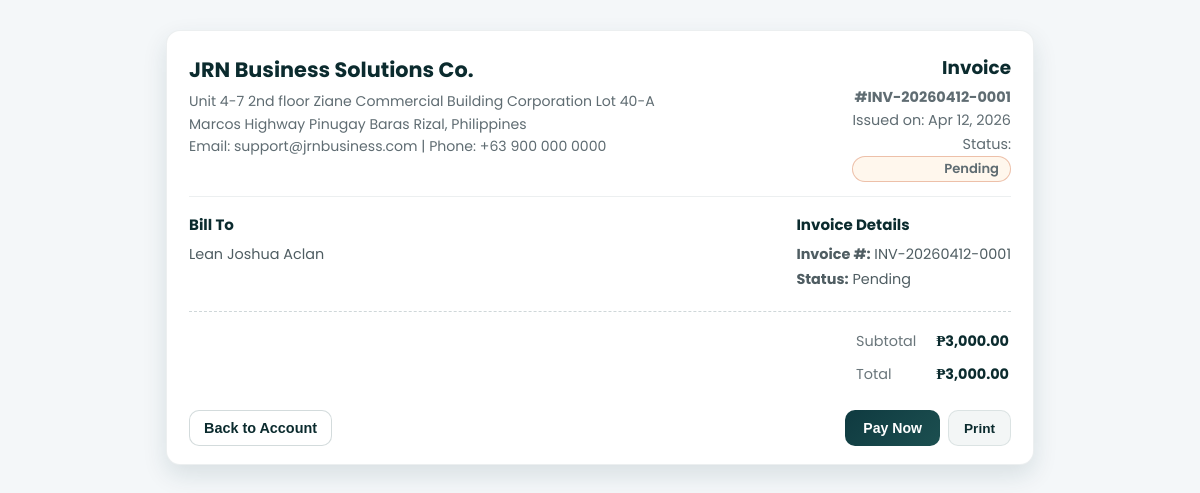
The page /invoice_view.php?id=9 (signed in) on the database its author committed.
### tables this page shows
CREATE TABLE `billings` (
  `id` int(10) UNSIGNED NOT NULL,
  `invoice_number` varchar(50) NOT NULL,
  `client_name` varchar(150) NOT NULL,
  `total_amount` decimal(10,2) NOT NULL DEFAULT 0.00,
  `status` enum('unpaid','pending','paid','cancelled') NOT NULL DEFAULT 'unpaid',
  `created_at` datetime NOT NULL DEFAULT current_timestamp(),
  `updated_at` datetime DEFAULT NULL ON UPDATE current_timestamp(),
  `service_name` varchar(255) NOT NULL,
  `base_fee` decimal(10,2) NOT NULL DEFAULT 0.00,
  `processing_fee` decimal(10,2) NOT NULL DEFAULT 0.00,
  `other_fees` decimal(10,2) NOT NULL DEFAULT 0.00,
  `discount` decimal(10,2) NOT NULL DEFAULT 0.00
);

### invoice_view.php (the view, shortened to what this page needs)
<?php
require_once 'connection/dbconn.php';
$invoice_id = (int)$_GET['id'];
$stmt = $conn->prepare("
    SELECT id, invoice_number, client_name, total_amount, status, created_at
    FROM billings
    WHERE id = ?
");
$stmt->bind_param("i", $invoice_id);
$stmt->execute();
$invoice = $stmt->get_result()->fetch_assoc();
$company_name    = 'JRN Business Solutions Co.';
$company_address = "Unit 4-7 2nd floor Ziane Commercial Building Corporation Lot 40-A\nMarcos Highway Pinugay Baras Rizal, Philippines";
$company_email   = 'support@jrnbusiness.com';
$company_phone   = '+63 900 000 0000';
$statusClass = 'status-pill ';
if ($invoice['status'] === 'paid') {
    $statusClass .= 'status-paid';
} elseif (in_array($invoice['status'], ['unpaid', 'pending'])) {
    $statusClass .= 'status-unpaid';
} elseif ($invoice['status'] === 'cancelled') {
    $statusClass .= 'status-cancelled';
} else {
    $statusClass .= 'status-other';
}
$statusLabel = ucfirst($invoice['status']);
?>
<!DOCTYPE html>
<html lang="en">
<head>
    <link rel="stylesheet" href="assets/css/global.css">
    <link rel="stylesheet" href="assets/css/account-page.css">
</head>
<body>
    <div class="invoice-page">
        <div class="invoice-card">
            <div class="invoice-header">
                <div class="invoice-brand">
                    <h1><?= htmlspecialchars($company_name); ?></h1>
                    <p><?= htmlspecialchars($company_address); ?></p>
                    <p>Email: <?= htmlspecialchars($company_email); ?> | Phone: <?= htmlspecialchars($company_phone); ?></p>
                </div>
                <div class="invoice-meta">
                    <h2>Invoice</h2>
                    <span><strong>#<?= htmlspecialchars($invoice['invoice_number']); ?></strong></span>
                    <span>Issued on: <?= $invoice['created_at'] ? date('M j, Y', strtotime($invoice['created_at'])) : '—'; ?></span>
                    <span>Status:
                        <span class="<?= $statusClass; ?>">
                            <?= htmlspecialchars($statusLabel); ?>
                        </span>
                    </span>
                </div>
            </div>
            <div class="invoice-section">
                <div>
                    <h3>Bill To</h3>
                    <p><?= htmlspecialchars($invoice['client_name']); ?></p>
                </div>
                <div>
                    <h3>Invoice Details</h3>
                    <p><strong>Invoice #:</strong> <?= htmlspecialchars($invoice['invoice_number']); ?></p>
                    <p><strong>Status:</strong> <?= htmlspecialchars($statusLabel); ?></p>
                </div>
            </div>
            <div class="invoice-summary">
                <table class="invoice-summary-table">
                    <tr>
                        <td class="label">Subtotal</td>
                        <td class="value">₱<?= number_format((float)$invoice['total_amount'], 2); ?></td>
                    </tr>
                    <tr>
                        <td class="label">Total</td>
                        <td class="value">₱<?= number_format((float)$invoice['total_amount'], 2); ?></td>
                    </tr>
                </table>
            </div>
            <div class="invoice-actions">
                <button type="button" class="btn-outline" onclick="window.location.href='account_page.php#billing';">
                    Back to Account
                </button>
                <div style="display:flex;gap:8px;">
                    <?php if (in_array($invoice['status'], ['unpaid', 'pending'])): ?>
                        <button type="button" class="btn-primary"
                            onclick="window.location.href='create_checkout.php?invoice_id=<?= (int)$invoice['id']; ?>';">
                            Pay Now
                        </button>
                    <?php endif; ?>
                    <button type="button" class="btn-light" onclick="window.print();">
                        Print
                    </button>
                </div>
            </div>
        </div>
    </div>
</body>
</html>

### assets/css/global.css (style rules this page uses)
:root { --primary: #0F3A40; --primary-dark: #0B2B2E; --secondary: #1C4F50; --accent: #D9FF00; --background-light: #F9F7F7; --background-alt: #E6F7F5; --text-dark: #0F2B2E; --text-light: #FFFFFF; }
* { margin: 0; padding: 0; box-sizing: border-box; }
body { font-family: "Poppins"; line-height: 1.6; background-color: #F9F7F7; color: #fff; }
html { scrollbar-width: thin; scrollbar-color: #3F72AF #DBE2EF; }

### assets/css/account-page.css (style rules this page uses)
.status-pill { display: inline-flex; align-items: center; justify-content: center; padding: 3px 11px; border-radius: 999px; background: rgba(217,255,0,0.15); color: var(--accent); border: 1px solid rgba(217,255,0,0.4); font-weight: 600; font-size: 0.82rem; line-height: 1.4; }
.btn-light { padding: 9px 15px; background: #f3f6f6; color: var(--primary-dark); border-radius: 10px; font-weight: 600; font-size: 0.85rem; transition: all 0.2s ease; border: 1px solid rgba(15,58,64,0.10); cursor: pointer; display: inline-flex; align-items: center; gap: 6px; text-decoration: none; }
.btn-primary { padding: 10px 18px; background: linear-gradient(135deg, var(--primary) 0%, var(--secondary) 100%); color: var(--text-light); border-radius: 10px; font-weight: 700; font-size: 0.88rem; border: none; cursor: pointer; transition: all 0.2s ease; display: inline-flex; align-items: center; gap: 6px; }
.status-unpaid { background: #fff7ed; color: #c2410c; border-color: rgba(194,65,12,0.30); }

### invoice_view.php (style rules this page uses)
body { background: #f4f7f9; }
.invoice-page { max-width: 900px; margin: 30px auto 40px; padding: 0 16px; }
.invoice-card { background: #ffffff; border-radius: 14px; box-shadow: 0 10px 24px rgba(15, 58, 64, 0.12); border: 1px solid rgba(15, 58, 64, 0.08); padding: 22px 22px 18px; }
.invoice-header { display: flex; justify-content: space-between; align-items: flex-start; gap: 18px; border-bottom: 1px solid rgba(15, 58, 64, 0.08); padding-bottom: 14px; margin-bottom: 16px; }
.invoice-brand h1 { margin: 0 0 4px; font-size: 1.3rem; color: var(--primary-dark); }
.invoice-brand p { margin: 0; font-size: 0.88rem; white-space: pre-line; color: #5f6c72; }
.invoice-meta { text-align: right; font-size: 0.9rem; }
.invoice-meta h2 { margin: 0 0 4px; font-size: 1.15rem; color: var(--primary-dark); }
.invoice-meta span { display: block; color: #5f6c72; }
.invoice-section { display: flex; justify-content: space-between; gap: 18px; margin-bottom: 18px; font-size: 0.9rem; }
.invoice-section h3 { margin: 0 0 6px; font-size: 0.94rem; color: var(--primary-dark); }
.invoice-section p { margin: 2px 0; color: #4f5d62; }
.invoice-summary { margin-top: 10px; border-top: 1px dashed rgba(15, 58, 64, 0.2); padding-top: 12px; display: flex; justify-content: flex-end; }
.invoice-summary-table { font-size: 0.9rem; }
.invoice-summary-table td { padding: 4px 0 4px 18px; }
.invoice-summary-table td.label { color: #6a767b; }
.invoice-summary-table td.value { font-weight: 700; color: var(--primary-dark); }
.invoice-actions { margin-top: 18px; display: flex; justify-content: space-between; gap: 10px; }
.btn-outline { padding: 9px 14px; border-radius: 10px; border: 1px solid rgba(15, 58, 64, 0.18); background: #ffffff; color: var(--primary-dark); font-weight: 600; cursor: pointer; font-size: 0.9rem; }

### rows shown on the page
billings: invoice_number "INV-20260412-0001", created_at "Apr 12, 2026", status "Pending", client_name "Lean Joshua Aclan", total_amount "3,000.00"

### other values the page prints
$company_name "JRN Business Solutions Co."
$company_address "Unit 4-7 2nd floor Ziane Commercial Building Corporation Lot 40-A Marcos Highway Pinugay Baras Rizal, Philippines"
$company_email "support@jrnbusiness.com"
$company_phone "+63 900 000 0000"
